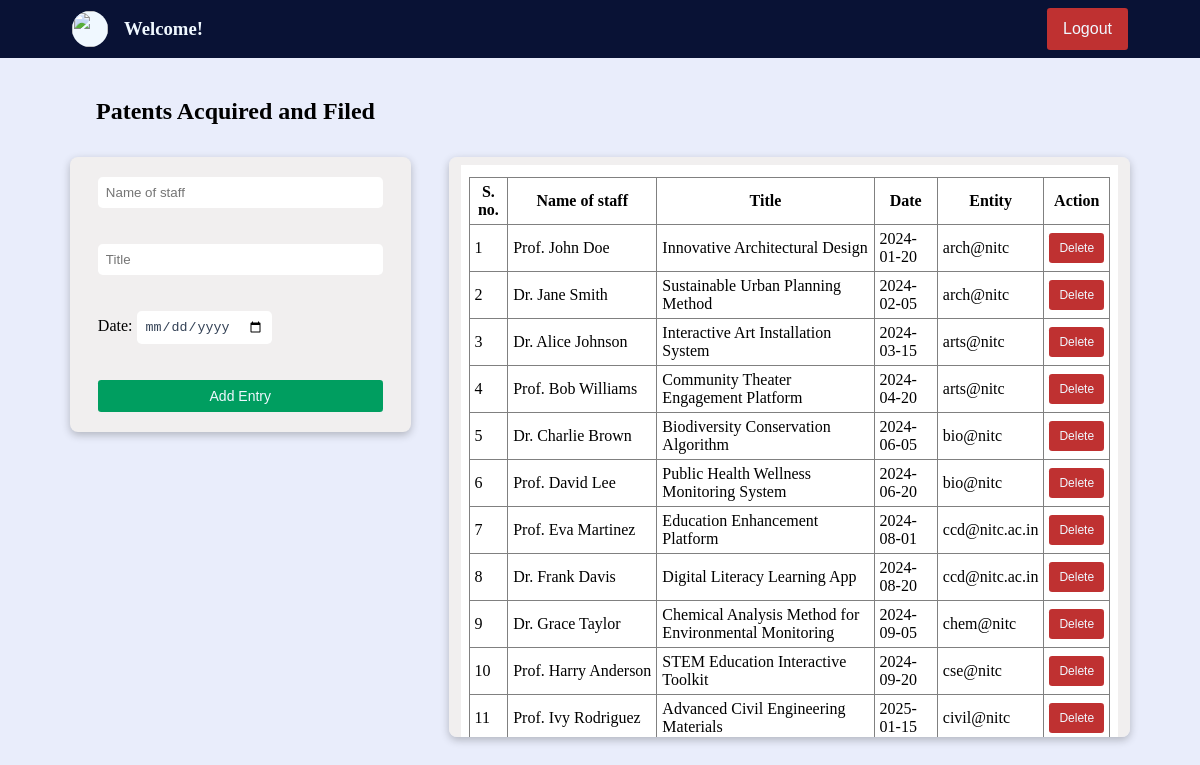
/forms/patents.php, run on the app's committed database.
### tables this page shows
CREATE TABLE `patents` (
  `staff` varchar(80) NOT NULL,
  `title` varchar(800) NOT NULL,
  `date` date DEFAULT NULL,
  `entity` varchar(120) NOT NULL
);

### forms/patents.php (the view, shortened to what this page needs)
<?php
if (empty($_SESSION['access_token'])) {
    $fname = "Welcome! ";
    $lname = $_GET["user"];
    $pic = "../asset/nitc_logo_icon.svg";
} else {
    $fname = $_SESSION["first_name"];
    $lname = $_SESSION['last_name'];
    $pic = $_SESSION['profile_picture'];
    $mail = $_SESSION['email_address'];
}
?>
<!DOCTYPE html>
<html>
<head>
    <link href="../styles/forms.css" type="text/css" rel="stylesheet">
</head>
<body>
    <div class="container">
        <?php
        echo '<div class="user_strip">
                <a href="../dashboard.php?user=' . $lname . '" class="user_to_dash">
                    <div class="user">
                        <img src="' . $pic . '" class="user_image" />
                        <h3>' . $fname . ' ' . $lname . '</h3>
                    </div>
                </a>
                <div class="logout_btn_holder">
                    <a href="../logout.php" class="">
                        <button class="logout_btn">Logout</button>
                    </a>
                </div  >
            </div>';
        ?>
        <div class="subcontainer">
            <h2>Patents Acquired and Filed</h2>
            <div class="content_container">
                <div class="left_container">
                    <div class="form_container">
                        <form id="myForm" action="" method="post" onsubmit="return validateForm();" class="form_field">
                            <input type="text" name="staff" placeholder="Name of staff" class="input-fields"><br><br>
                            <input type="text" name="title" placeholder="Title" class="input-fields"><br><br>
                            <div>
                                <label for="date">Date: </label>
                                <input type="date" name="date" id="date" class="input-fields">
                            </div><br><br>
                            <input type="submit" class="submit-button" value="Add Entry">
                        </form>
                    </div>
                </div>
                <div class="table_container">
                    <?php
                    $con = mysqli_connect('localhost', 'root', '', 'imsdemo');
                    $entity = $_GET["user"];
                    if ($entity == 'admin' || $entity == '')
                        $sql = "SELECT * FROM patents";
                    else
                        $sql = "SELECT * FROM patents where entity='$entity'";
                    $rs = mysqli_query($con, $sql);
                    echo '<div class="table_field">';
                    echo '
                <table border="1">
                <tr>
                    <th class="box">S. no.</th>
                    <th class="box">Name of staff</th>
                    <th class="box">Title</th>
                    <th class="box">Date</th>
                    <th class="box">Entity</th>
                    <th class="box">Action</th>
                </tr>';
                    $count = 1;
                    while ($row = mysqli_fetch_assoc($rs)) {
                        $staff = $row['staff'];
                        $title = $row['title'];
                        $date = $row['date'];
                        $dep = $row['entity'];
                        echo '<tr>
                    <td class="box sn">' . $count . '</td>
                    <td class="box name">' . $staff . '</td>
                    <td class="box title">' . $title . '</td>
                    <td class="box">' . $date . '</td>
                    <td class="box entity">' . $dep . '</td>
                    <td class="box button_box btn"><button class="delete_btn" data-id="' . $title . '">Delete</button></td></tr>';
                        $count++;
                    }
                    echo '</table>
            </div>';
                    ?>
                </div>
            </div>
        </div>
    </div>
</body>
</html>

### styles/forms.css (style rules this page uses)
* { padding: 0; margin: 0; box-sizing: border-box; }
.container { height: 100vh; width: 100vw; padding: 0; background-color: #E9EDFB; overflow: auto; }
.subcontainer { display: flex; flex-direction: column; padding: 2.5rem 2rem; }
h2 { margin-left: 4rem; }
.user_to_dash { text-decoration: none; color: aliceblue; }
.user_strip { background-color: #091235; color: aliceblue; display: flex; align-items: center; justify-content: space-between; padding: 8px; }
.user { display: flex; align-items: center; margin-left: 4em; gap: 16px; }
.user_image { width: 36px; height: 36px; border-radius: 100%; background-color:aliceblue; }
.logout_btn_holder { width: fit-content; margin-right: 4em; }
.logout_btn { font-size: 16px; padding: 12px 16px; border: none; border-radius: 0.2rem; color: aliceblue; cursor: pointer; transition: all; transition-duration: 150ms; background-color: #BF3131; }
.content_container { display: flex; justify-content: space-evenly; align-items: start; width: 100%; margin-top: 2rem; }
.left_container { width: 30%; display: flex; gap: 16px; flex-direction: column; }
.form_container { display: flex; flex-direction: column; width: 100%; justify-content: space-evenly; background-color: #F1EFEF; border-radius: 0.5em; padding: 8px 12px; height: auto; box-shadow: rgba(0, 0, 0, 0.24) 0px 3px 8px; }
.form_field { display: flex; flex-direction: column; padding: 12px 16px; }
.input-fields { padding: 8px; border: none; border-radius: 0.3rem; color: rgb(51 65 85); transition: all; transition-duration: 150ms; }
.submit-button { font-size: 14px; width: 100%; padding: 8px 0px; border: none; border-radius: 0.2rem; color: aliceblue; cursor: pointer; transition: all; transition-duration: 150ms; background-color: #009E60; }
.table_container { display: flex; flex-direction: column; width: 60%; justify-content: start; background-color: #F1EFEF; border-radius: 0.5em; padding: 8px 12px; max-height: 580px; overflow: scroll; box-shadow: rgba(0, 0, 0, 0.24) 0px 3px 8px; }
.table_field { background-color: white; width: 100%; height: 100%; padding: 12px 8px; }
table { width: 100%; border-collapse: collapse; }
.box { padding: 5px; word-wrap: break-word; }
.name, .entity, .s_date, .e_date, .qual { text-wrap: nowrap; }
.button_box { text-align: center; }
.delete_btn { font-size: 12px; padding: 8px 10px; border: none; border-radius: 0.2rem; color: aliceblue; cursor: pointer; transition: all; transition-duration: 150ms; background-color: #BF3131; }

### data on the page
patents: staff "Prof. John Doe", title "Innovative Architectural Design", date "2024-01-20", entity "arch@nitc"
patents: staff "Dr. Jane Smith", title "Sustainable Urban Planning Method", date "2024-02-05", entity "arch@nitc"
patents: staff "Dr. Alice Johnson", title "Interactive Art Installation System", date "2024-03-15", entity "arts@nitc"
patents: staff "Prof. Bob Williams", title "Community Theater Engagement Platform", date "2024-04-20", entity "arts@nitc"
patents: staff "Dr. Charlie Brown", title "Biodiversity Conservation Algorithm", date "2024-06-05", entity "bio@nitc"
patents: staff "Prof. David Lee", title "Public Health Wellness Monitoring System", date "2024-06-20", entity "bio@nitc"
patents: staff "Prof. Eva Martinez", title "Education Enhancement Platform", date "2024-08-01", entity "ccd@nitc.ac.in"
patents: staff "Dr. Frank Davis", title "Digital Literacy Learning App", date "2024-08-20", entity "ccd@nitc.ac.in"
patents: staff "Dr. Grace Taylor", title "Chemical Analysis Method for Environmental Monitoring", date "2024-09-05", entity "chem@nitc"
patents: staff "Prof. Harry Anderson", title "STEM Education Interactive Toolkit", date "2024-09-20", entity "cse@nitc"
patents: staff "Prof. Ivy Rodriguez", title "Advanced Civil Engineering Materials", date "2025-01-15", entity "civil@nitc"

### other printed values
$fname "Welcome!"
